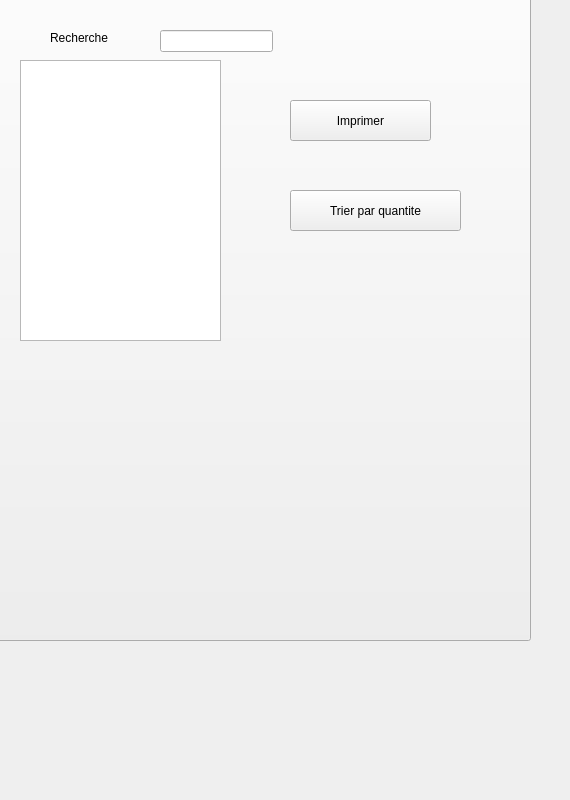
      <widget class="QWidget" name="tab_9">
       <attribute name="title">
        <string>Afficher</string>
       </attribute>
       <widget class="QPushButton" name="pushButton_25">
        <property name="geometry">
         <rect>
          <x>-30</x>
          <y>-150</y>
          <width>561</width>
          <height>791</height>
         </rect>
        </property>
        <property name="text">
         <string/>
        </property>
        <property name="icon">
         <iconset>
          <normaloff>../Creator The Podcast (6).png</normaloff>../Creator The Podcast (6).png</iconset>
        </property>
        <property name="iconSize">
         <size>
          <width>1000</width>
          <height>1000</height>
         </size>
        </property>
       </widget>
       <widget class="QLabel" name="label_60">
        <property name="geometry">
         <rect>
          <x>50</x>
          <y>30</y>
          <width>141</width>
          <height>16</height>
         </rect>
        </property>
        <property name="text">
         <string>Recherche</string>
        </property>
       </widget>
       <widget class="QLineEdit" name="le_recherche">
        <property name="geometry">
         <rect>
          <x>160</x>
          <y>30</y>
          <width>113</width>
          <height>22</height>
         </rect>
        </property>
       </widget>
       <widget class="QTableView" name="tab_logistique">
        <property name="geometry">
         <rect>
          <x>20</x>
          <y>60</y>
          <width>201</width>
          <height>281</height>
         </rect>
        </property>
       </widget>
       <widget class="QPushButton" name="pushButton_imprimerL">
        <property name="geometry">
         <rect>
          <x>290</x>
          <y>100</y>
          <width>141</width>
          <height>41</height>
         </rect>
        </property>
        <property name="styleSheet">
         <string notr="true">font: 12pt &quot;MS Shell Dlg 2&quot;;</string>
        </property>
        <property name="text">
         <string>Imprimer</string>
        </property>
       </widget>
       <widget class="QPushButton" name="pushButton_trieL">
        <property name="geometry">
         <rect>
          <x>290</x>
          <y>190</y>
          <width>171</width>
          <height>41</height>
         </rect>
        </property>
        <property name="styleSheet">
         <string notr="true">font: 12pt &quot;MS Shell Dlg 2&quot;;</string>
        </property>
        <property name="text">
         <string>Trier par quantite</string>
        </property>
       </widget>
      </widget>
